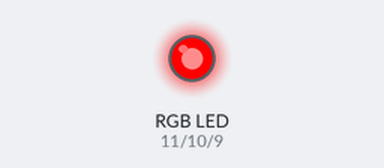
This sketch was run on a simulated Arduino Uno, built with avr-gcc and run on an emulated ATmega328P. Shown: an RGB LED mixed from three pins (HIGH = lit).

Above: at 0.5 s.
At 1.5 s:
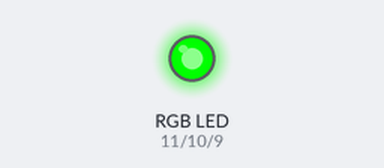
At 5.5 s:
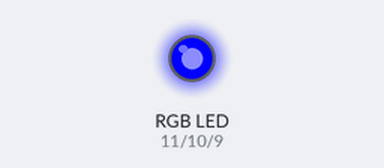
Timing chart, 0 to 6.9 s (numbered marks = the images above):
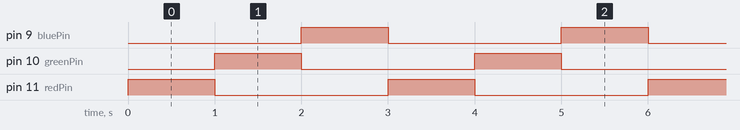

The sketch:

rgb_LED_CODE.ino
```cpp
int redPin = 11;
int greenPin = 10;
int bluePin = 9;
void setup() {
  pinMode(redPin, OUTPUT);
  pinMode(greenPin, OUTPUT);
  pinMode(bluePin, OUTPUT);
}
void loop()  {
  RGB_Color(255, 0, 0); //red
  delay(1000);
  RGB_Color(0, 255, 0); //green
  delay(1000);
  RGB_Color(0, 0, 255); //blue
  delay(1000);
}
void RGB_Color(int red_value, int green_value, int blue_value)
{
  analogWrite(redPin, red_value);
  analogWrite(greenPin, green_value);
  analogWrite(bluePin, blue_value);
}
```

Measured:
- by itself, pin 9 (bluePin), pin 10 (greenPin), pin 11 (redPin): alternates HIGH for 1.0 s and LOW for 2.0 s
- by itself, everything shown: repeats every 3.0 s, in 3 steps
